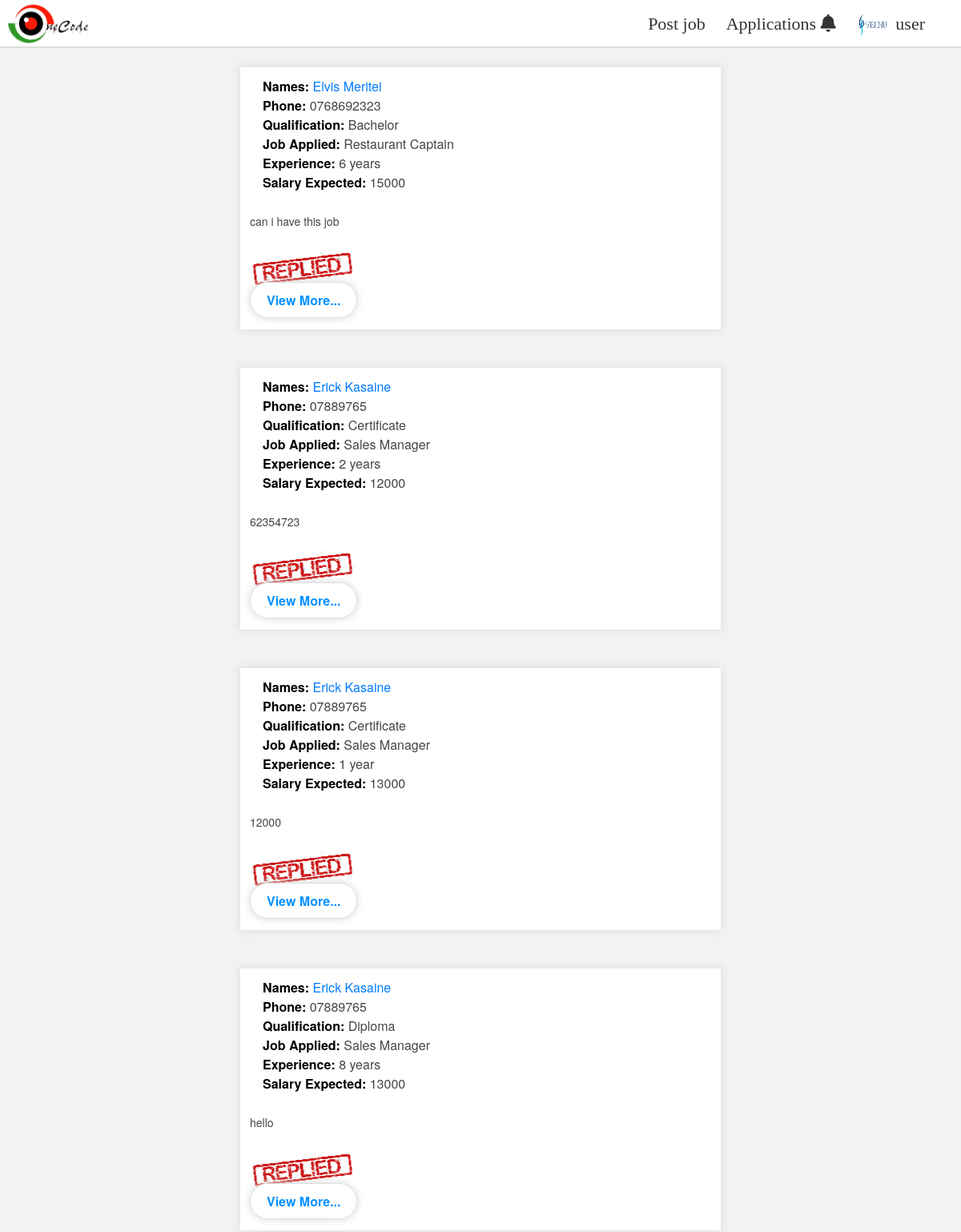
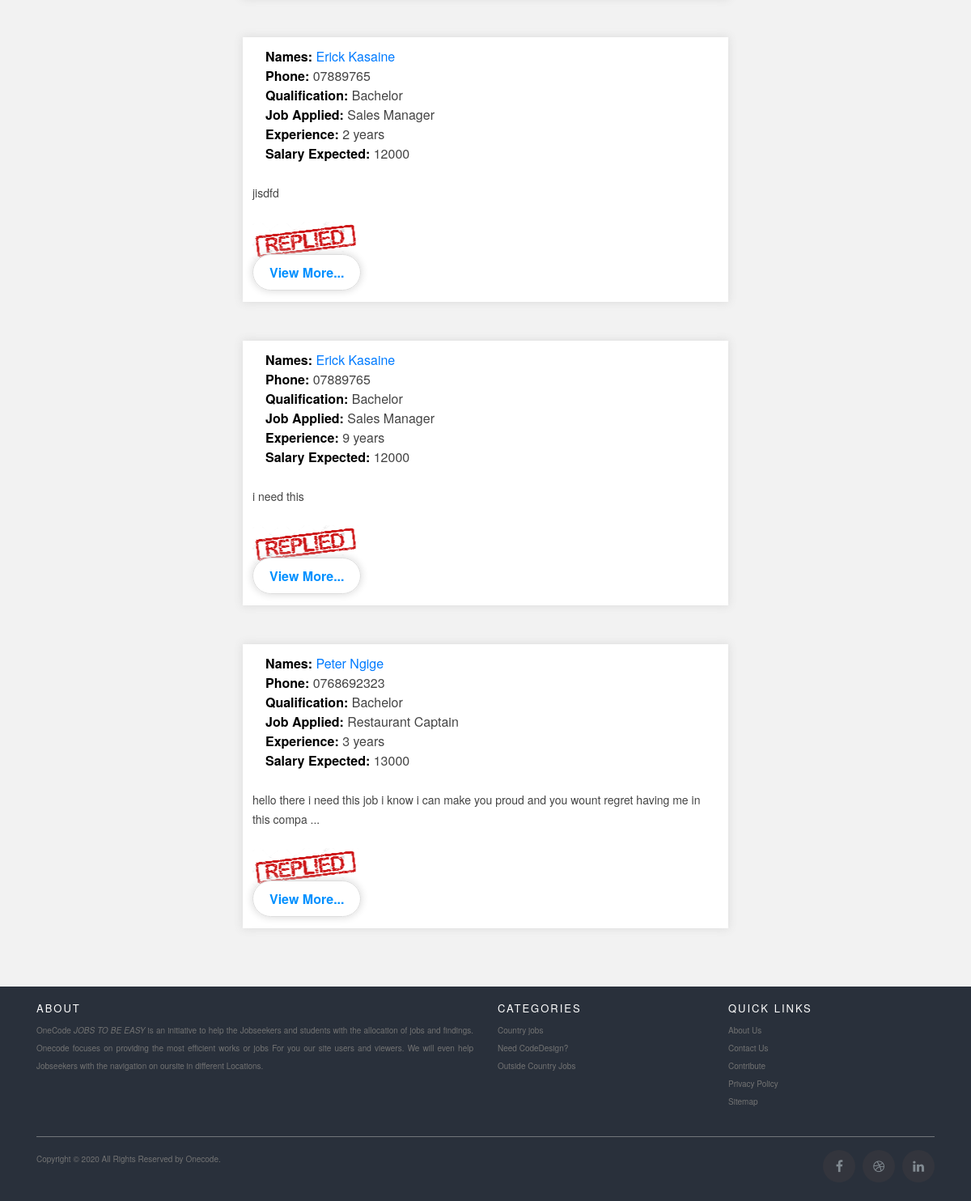
Page /applications.php (signed in) on the committed database (2 pictures, top to bottom).
### tables this page shows
CREATE TABLE `companyregistration` (
  `id` int(11) NOT NULL,
  `companyName` varchar(100) NOT NULL,
  `companyAddress` varchar(100) NOT NULL,
  `Email` varchar(50) NOT NULL,
  `companyprofile` varchar(250) DEFAULT NULL,
  `password` longtext NOT NULL
);

CREATE TABLE `jobapplicantion` (
  `id` int(11) NOT NULL,
  `companyname` varchar(250) NOT NULL,
  `Jobname` varchar(250) NOT NULL,
  `firstname` varchar(20) NOT NULL,
  `lastname` varchar(20) NOT NULL,
  `applicant_id` int(11) NOT NULL,
  `mobilenumber` int(11) NOT NULL,
  `qualification` varchar(50) NOT NULL,
  `experience` varchar(50) NOT NULL,
  `salaryexpected` int(11) NOT NULL,
  `coverletter` longtext NOT NULL,
  `CV` varchar(500) NOT NULL,
  `Message` varchar(300) DEFAULT NULL,
  `messagedate` varchar(200) DEFAULT NULL
);

### includes/companysessions.php (called while the page is built, shortened)
<?php
include 'includes/dbconnection.php';
$sql = "SELECT * FROM companyregistration  WHERE  id = '".$_SESSION['id']."'";
$stmt = $conn->query($sql);
$user = $stmt->fetch(PDO::FETCH_ASSOC);
?>

### applications.php (the view, shortened to what this page needs)
<?php
include "includes\companysessions.php";
?>
<!DOCTYPE html>
<html lang="en">
<head>
    <link rel="stylesheet" href="stylesheets\jobapplication.css">
</head>
<body class="applications">
    <?php
    function customized_echo($coverletter, $length){
        if(strlen($coverletter)<=$length){
            echo $coverletter;
        }else{
            $y=substr($coverletter,0,$length) . '  ...';
            echo $y;
        }
    }
    include "companyheader.php";
    include "includes\dbconnection.php";
    ?>
    <?php
    $companylogged = $user['companyName'];
    $companyid = $user['id'];
    $sqlprofile = "SELECT *  FROM jobpost WHERE company_id=$companyid ";
    $result = $conn->query($sqlprofile);
    $resultcount = $result->rowcount();
    if($resultcount >0){
    $sql = "SELECT * FROM jobapplicantion WHERE companyname = ?  ORDER BY id DESC  ";
    $stmt = $conn->prepare($sql);
    $stmt->execute([$companylogged]);
    $rows = $stmt->rowcount();
    if($rows >0){
        while($row = $stmt->fetch()){
            $id = $row->id;
            $firstname = $row->firstname;
            $lastname = $row->lastname;
            $mobilenumber = $row->mobilenumber;
            $qualification = $row->qualification;
            $experience = $row->experience;
            $salaryexpected = $row->salaryexpected;
            $coverletter = $row->coverletter;
            $jobname=$row->Jobname;
            $message =$row->Message;
           ?>
    <br>
    <div class="person">
        <div class="detailsof">
            <div class="ontop">
                <span class="namesto"><span class="egg">names:</span> <?php echo $firstname   ?></span>
                <span class="namesto"><?php echo $lastname  ?></span> <br>
                <span class="mobile"><span class="egg">phone:</span> <?php echo "0".$mobilenumber;  ?></span> <br>
                <span class="qualifiexper"><span class="egg">Qualification:</span> <?php echo $qualification  ?></span>
                <br>
                <span class="qualifiexper"><span class="egg">job applied:</span> <?php echo $jobname  ?></span> <br>
                <span class="qualifiexper"><span class="egg">experience:</span> <?php echo $experience  ?></span> <br>
                <span class="expectedsalary"><span class="egg">salary expected:
                    </span><?php echo $salaryexpected  ?></span> <br>
            </div>
            <br>
            <div class="coverllter">
                <span class="coverletter"><?php echo customized_echo($coverletter, 100)  ?></span> <br>
            </div>
            <br>
            <div class="ticksreplied">
            <?php
    if($message== null){
        ?>
        <img src="uploads\pendinG.PNG" class="pending" style="height:60px;">
        <?php
    }else{
        ?>
<div class="imgsnapo">
    <img src="uploads\repliedtag.PNG" alt="" id="taged">
</div>
<?php
    }
?>        </div>
            <div class="cvdownloading">
                <a class="cvdownload" href="detailings?A=<?php echo $id ?>">View more...</a>
            </div>
        </div>
    </div>
    <br>
    <?php
        }
    }
}
            include "myfooter.php";
?>
</body>
</html>

### companyheader.php (shortened to what this page needs)
<!DOCTYPE html>
<html lang="en">
<head>
    <link rel="stylesheet" href="https://use.fontawesome.com/releases/v5.13.1/css/all.css"
>
    <link rel="stylesheet" href="https://stackpath.bootstrapcdn.com/bootstrap/4.5.0/css/bootstrap.min.css"
>
    <link rel="stylesheet" href="https://cdnjs.cloudflare.com/ajax/libs/font-awesome/4.7.0/css/font-awesome.min.css">
    <link rel="stylesheet" href="stylesheets/homepage.css?v=<?php echo time(); ?>">
</head>
<body>
    <?php
     $sqlprofile = "SELECT companyprofile  FROM companyregistration WHERE id=$user[id]";
     $result = $conn->query($sqlprofile);
     $resultcount = $result->rowcount();
     if($resultcount>0){
         while($row=$result->fetch()){
             $image = $row->companyprofile;
             if($image == NULL){
                 ?>
    <div class="navgation">
        <div class="header">
            <div class="logo"><a href="processpost"><img id="mylogo" src="index images\mylogo for (2).PNG"
                        alt="logo"></a></div>
            <ul class="main">
                <li><a href="processpost">Post job</a></li>
                <?php
    $companylogged = $user['companyName'];
    $sql = "SELECT * FROM jobapplicantion WHERE companyname = ? AND Message IS NULL ORDER BY id DESC";
    $stmt = $conn->prepare($sql);
    $stmt->execute([$companylogged]);
    $rows = $stmt->rowcount();
    if($rows>0){
        ?>
                <li><a href="applications" id="rfrsh">Applications <i class="fas fa-bell"><sup class="sup"><?php echo $rows   ?></sup></i></a></li>
    <?php
    }else{
        ?>
                <li><a href="applications" id="rfrsh">Applications<i class="fas fa-bell"><sup class="sup"></sup></i></a></li>
        <?php
    }
    ?>                <li><a href="#"><img src="profiles/mainpic.png" class='profle'></img> user</a>
                    <ul>
                        <li><a href="companyaccount">Account</a></li>
                        <li>
                            <form action="includes/logout.php" method="post">
                                <a href="#"><button id="logout" type="submit" name="logout"><i
                                            class="fas fa-sign-out-alt"></i> logout</button></a>
                            </form>
                        </li>
                    </ul>
                </li>
            </ul>
        </div>
    </div>
    <?php
}else{
?>
    <div class="navgation">
        <div class="header">
            <div class="logo"><a href="processpost"><img id="mylogo" src="index images\mylogo for (2).PNG"
                        alt="logo"></a></div>
            <ul class="main">
                <li><a href="processpost">Post job</a></li>
                <?php
    $companylogged = $user['companyName'];
    $sql = "SELECT * FROM jobapplicantion WHERE companyname = ? AND Message IS NULL ORDER BY id DESC";
    $stmt = $conn->prepare($sql);
    $stmt->execute([$companylogged]);
    $rows = $stmt->rowcount();
    if($rows>0){
        ?>
                <li><a href="applications" id="rfrsh">Applications <i class="fas fa-bell" ><sup class="sup"><?php echo $rows   ?> </sup></i></a></li>
    <?php
    }else{
        ?>
                <li><a href="applications" id="rfrsh">Applications <i class="fas fa-bell"><sup class="sup"></sup></i> </a></li>
        <?php
    }
    ?>
                <li><a href="#"><img src="profiles/<?php echo $image?>?<?php mt_rand()?>" class='profle'></img> user</a>
                </li>
            </ul>
        </div>
    </div>
    <?php
             }
         }
     }else{
         echo "SQL ERROR";
     }
    ?>
</body>
</html>

### stylesheets/jobapplication.css (style rules this page uses)
.applications { background-color: #f2f2f2; font-family: Helvetica Neue, Helvetica, Arial, Liberation Sans, Roboto, Noto, sans-serif; }
.person { background-color: white; width: 50%; color: #444; margin: auto; padding-bottom: 12px; box-shadow: 0 0 10px 1px #ddd; }
.coverletter { font-size: 14px; }
.ontop { margin-left: 1em; }
.detailsof { padding: 12px; }
.cvdownload { font-weight: 600; background-color: #fff; color: #0090ff; border: 1px solid #ddd; padding: 10px 20px; border-radius: 30px; text-transform: capitalize; box-shadow: 0 0 10px 1px #ddd; }
.namesto { color: #007bff; text-transform: capitalize; display: inline-block; font-weight: 500; }
.egg { color: #000000; font-weight: 600; text-transform: capitalize; }

### stylesheets/homepage.css (style rules this page uses)
.profle { height: 2em; width: 2em; border-radius: 50%; }
.navgation { position: sticky; top: 0px; height: 60px; width: 100%; background-color: #ffff; border-bottom: 2px solid #ddd; }
.fa-bell { height: 1.8em; padding: 0px; margin: 0px; }
.logo #mylogo { height: 3.7em; float: left; padding-top: 5px; padding-bottom: 5px; margin-left: 0.5em; border-radius: 4px 1px 4px 1px; }
.header { line-height: 60px; }
.header ul { float: right; margin-right: 2rem; }
.header ul li { float: left; list-style: none; position: relative; padding: 0px 13px; }
.header ul li a { display: block; font-family: "coda"; color: #333; font-size: 22px; text-decoration: none; font-weight: 400 !important; }

### rows in the picture
companyregistration: companyprofile (picture)
jobapplicantion: firstname "Elvis", lastname "Meritei", mobilenumber "768692323", qualification "Bachelor", Jobname "Restaurant Captain", experience "6 years", salaryexpected "15000", coverletter "can i have this job"
jobapplicantion: firstname "Erick", lastname "Kasaine", mobilenumber "7889765", qualification "Certificate", Jobname "Sales Manager", experience "2 years", salaryexpected "12000", coverletter "62354723"
jobapplicantion: firstname "Erick", lastname "Kasaine", mobilenumber "7889765", qualification "Certificate", Jobname "Sales Manager", experience "1 year", salaryexpected "13000", coverletter "12000"
jobapplicantion: firstname "Erick", lastname "Kasaine", mobilenumber "7889765", qualification "Diploma", Jobname "Sales Manager", experience "8 years", salaryexpected "13000", coverletter "hello"
jobapplicantion: firstname "Erick", lastname "Kasaine", mobilenumber "7889765", qualification "Bachelor", Jobname "Sales Manager", experience "2 years", salaryexpected "12000", coverletter "jisdfd"
jobapplicantion: firstname "Erick", lastname "Kasaine", mobilenumber "7889765", qualification "Bachelor", Jobname "Sales Manager", experience "9 years", salaryexpected "12000", coverletter "i need this"
jobapplicantion: firstname "Peter", lastname "Ngige", mobilenumber "768692323", qualification "Bachelor", Jobname "Restaurant Captain", experience "3 years", salaryexpected "13000", coverletter "hello there i need this job i know i can make you proud and you wount regret having me in this compa ..."
